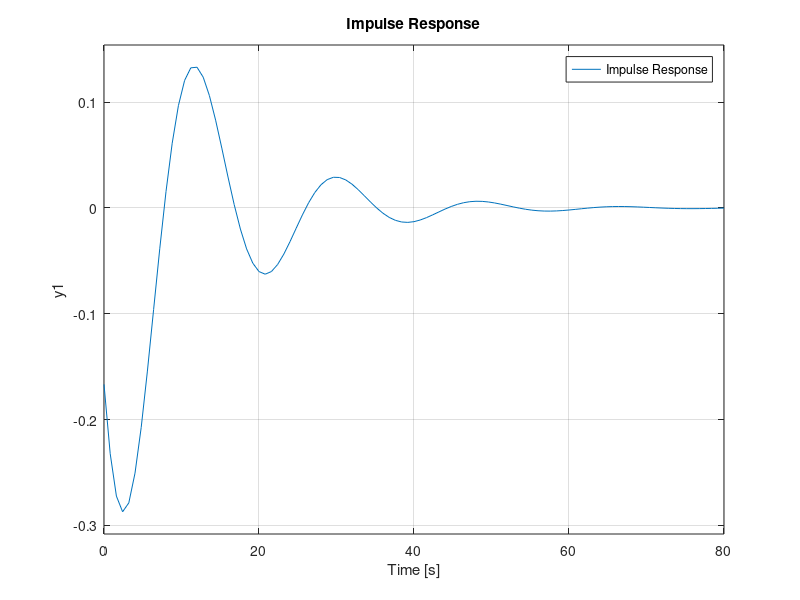

The MATLAB script that drew this image:
sys=tf([24 0 0],[24 4 3]);
subplot(2,1,1);
step(sys);
legend('Step Response');
subplot(2,1,2);
impulse(sys);
legend('Impulse Response');